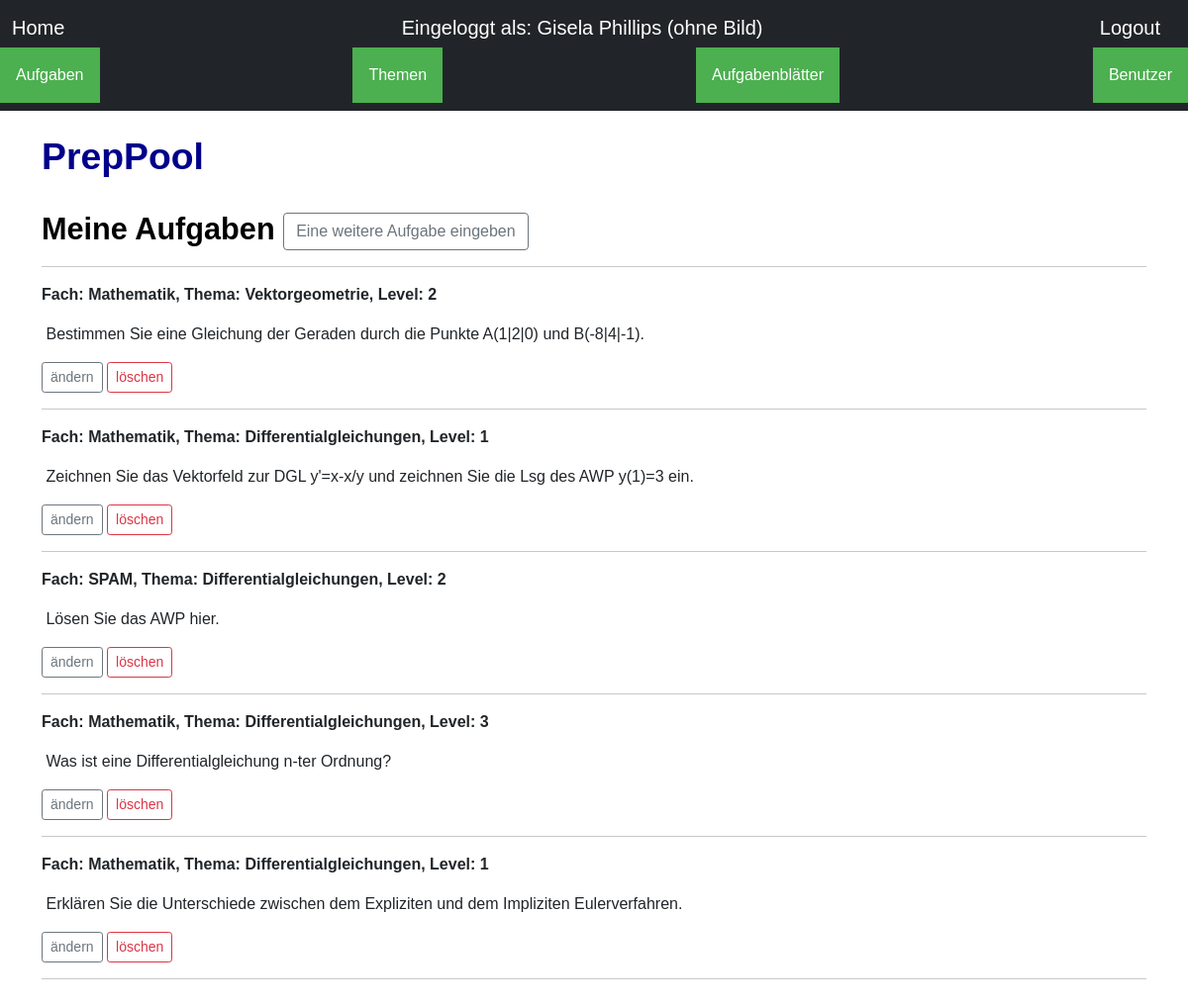
/posts/entries/ (signed in), run on the app's committed database.
### app/users/models.py (models this page shows, shortened)
class User(db.Model, UserMixin):
    id = db.Column(db.Integer, primary_key=True)
    username=db.Column(db.String(20), unique=True, nullable=False)
    email=db.Column(db.String(120), unique=True, nullable=False)
    image_file=db.Column(db.String(20), nullable=False, default='default.jpg')
    password=db.Column(db.String(60), nullable=False)
    posts=db.relationship('Post', backref='autor', lazy=True)
    topics=db.relationship('Topic', backref='autor', lazy=True)
    sheets=db.relationship('Sheet', backref='autor', lazy=True)

### app/posts/models.py (models this page shows, shortened)
class Post(db.Model):
    id = db.Column(db.Integer, primary_key=True)
    subject= db.Column(db.String(100), nullable=False, default='N/A')
    topic =db.Column(db.String(200), nullable=False, default='N/A')
    text =db.Column(db.Text,nullable=True, default='N/A')
    level=db.Column(db.Integer, nullable=True, default='N/A')
    date_posted=db.Column(db.DateTime, nullable=True, default=datetime.utcnow)
    user_id=db.Column(db.Integer, db.ForeignKey('user.id'), nullable=False)

### app/posts/views.py (the view)
@postmod.route('/entries/')
def entries():
       postlist = Post.query.filter_by(user_id=current_user.id).all()
       return render_template('posts/entries.html', posts=postlist)

### app/users/models.py (called while the page is built)
@login_manager.user_loader
def load_user(user_id):
    return User.query.get(int(user_id))

### app/templates/posts/entries.html (shortened to what this page needs)
        {% extends 'base.html' %}
        {%block head  %}
        <link rel="stylesheet" href="{{ url_for('static', filename='css/style.css') }}">
        {% endblock%}
    {%block body  %}
        <br>
        <h1>PrepPool</h1>
        <br>
        <div>
        <h2>Meine Aufgaben   <a  class= "btn btn-outline-secondary" href='/posts/new_post/'>Eine weitere Aufgabe eingeben</a></h2>
        </div>
        <hr>
    {% for post in posts%}
    <article class="media content-section">
        <div class="media">
                <div class="media-body">
                    <div class="article-metadata">
                    <p style="font-weight: bold;"> Fach: {{ post.subject}}, Thema: {{ post.topic }}, Level: {{post.level}}</p>
                    </div>
                    <p style="white-space:pre-wrap"> {{post.text}}</p>
                    <a class= "btn btn-outline-secondary btn-sm" href='/posts/entries/edit/{{post.id}}'>ändern</a>
                    <a class= "btn btn-outline-danger btn-sm" href='/posts/entries/delete/{{post.id}}'>löschen</a>
                </div>
        </div>
        <hr>
    </article>
        {%endfor%}
        <br>
        {% endblock%}

### app/templates/base.html (shortened to what this page needs)
<!DOCTYPE html>
<html>
<head>
    <link rel='stylesheet' type='text/css' media='screen' href='style.css'>
    <link href="https://cdn.jsdelivr.net/npm/bootstrap@5.0.0-beta1/dist/css/bootstrap.min.css" rel="stylesheet"
>
    <link rel="stylesheet" href="static/css/style.css">
    {%block head %} {% endblock%}
</head>
<body>
    <nav class="navbar navbar-dark bg-dark" aria-label="First navbar example">
        <div class="container-fluid">
            {% if current_user.is_authenticated %}
            <a class="navbar-brand" href="{{ url_for('home2') }}">Home </a>
            <a class="navbar-brand" href="{{ url_for('users.users') }}">Eingeloggt als: {{current_user.username}}</a>
            <a class="navbar-brand" href="/users/logout">Logout</a>
        </div>
        <div class="dropdown">
            <button class="dropbtn">Aufgaben</button>
          </div>
          <div class="dropdown">
            <button class="dropbtn">Themen</button>
          </div>
          <div class="dropdown">
            <button class="dropbtn">Aufgabenblätter</button>
          </div>
          <div class="dropdown">
            <button class="dropbtn">Benutzer</button>
          </div>
            {%else%}
            <a class="navbar-brand" href="{{ url_for('home') }}">Home</a>
            <a class="navbar-brand" href="/users/register">Registrieren Sie sich</a>
            <a class="navbar-brand" href="/users/login" tabindex="-1" aria-disabled="true">Log In</a>
            {%endif%}
    </nav>
  <div class="container">
  {% block body %}
  {% endblock %}
</body>
</html>

### app/static/css/style.css (style rules this page uses)
body { font-family: Arial, Helvetica, sans-serif; }
h1 { color: darkblue; font-size: 28pt; font-weight:bold; }
h2 { color: black; font-size: 23pt; font-weight:bold; }

### app/templates/base.html (style rules this page uses)
.dropbtn { background-color: #4CAF50; color: white; padding: 16px; font-size: 16px; border: none; }
.dropdown { position: relative; display: inline-block; }

### data on the page
User: username "Gisela Phillips (ohne Bild)"
Post: subject "Mathematik", topic "Vektorgeometrie", level "2", text "Bestimmen Sie eine Gleichung der Geraden durch die Punkte A(1|2|0) und B(-8|4|-1)."
Post: subject "Mathematik", topic "Differentialgleichungen", level "1", text "Zeichnen Sie das Vektorfeld zur DGL y'=x-x/y und zeichnen Sie die Lsg des AWP y(1)=3 ein."
Post: subject "SPAM", topic "Differentialgleichungen", level "2", text "Lösen Sie das AWP hier."
Post: subject "Mathematik", topic "Differentialgleichungen", level "3", text "Was ist eine Differentialgleichung n-ter Ordnung?"
Post: subject "Mathematik", topic "Differentialgleichungen", level "1", text "Erklären Sie die Unterschiede zwischen dem Expliziten und dem Impliziten Eulerverfahren."
